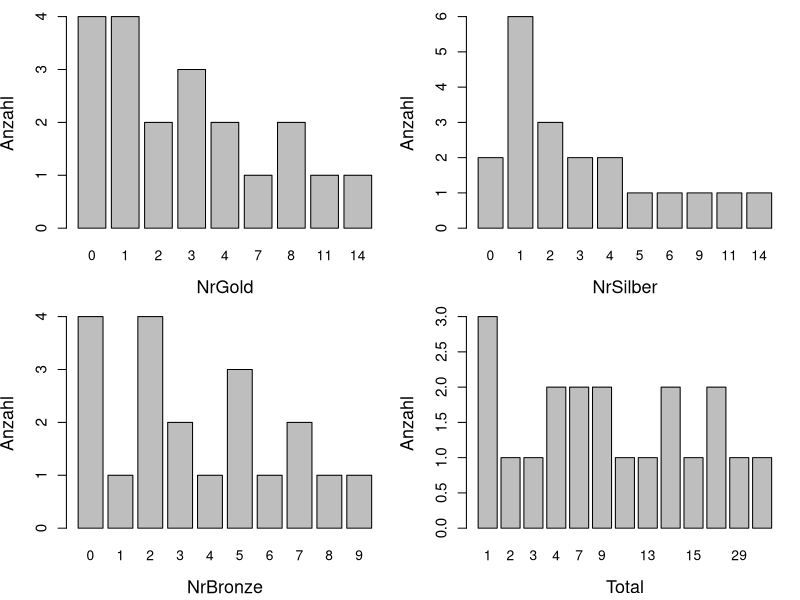
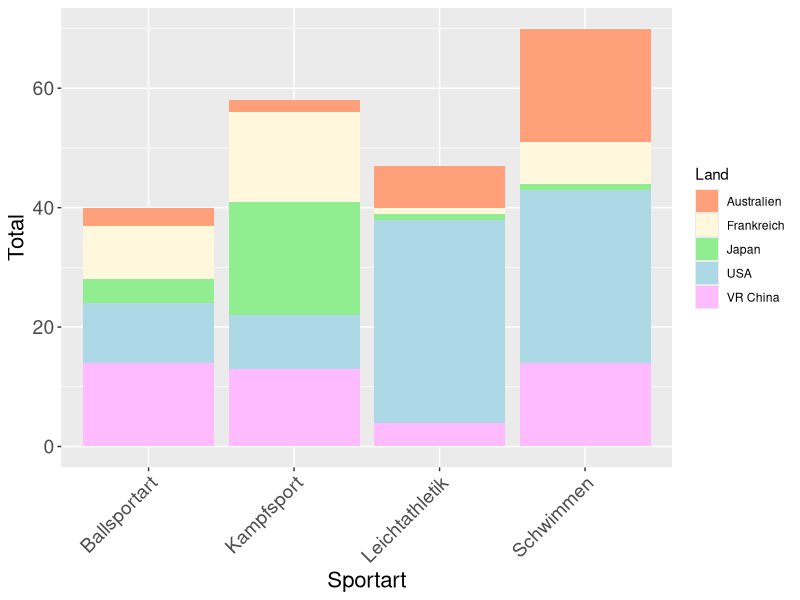
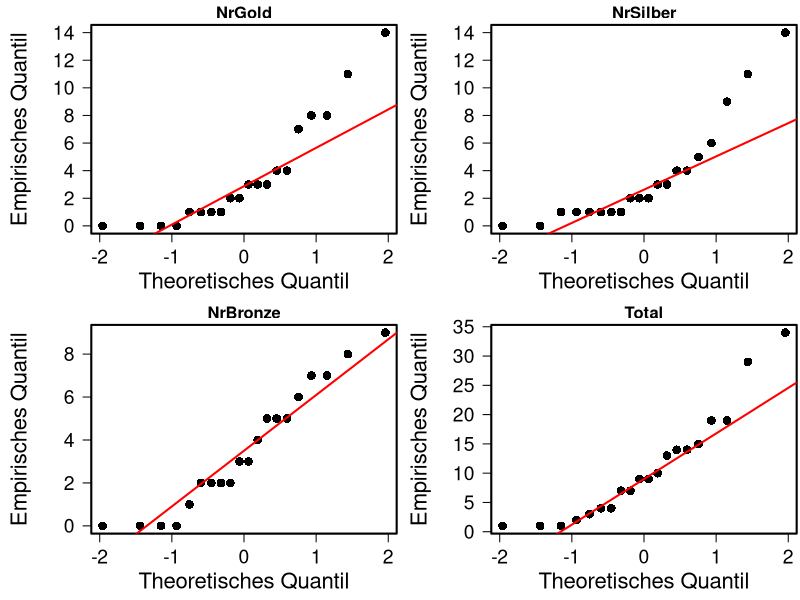

Here is the R script that generated these plots, in order:
library(readxl)
library(ggplot2)

ds <- read_xlsx("Medaillen.xlsx")
head(ds)
str(ds)

summary(ds)
#keine NA-Werte

attach(ds)
#Deskriptive Analyse
par(mar = c(4.2, 4, 1, 1), mfrow = c(2, 2))
barplot(table(NrGold), main = "", ylab = "Anzahl", xlab = "NrGold", 
        cex.axis = 1.1, cex.lab = 1.3) 
barplot(table(NrSilber), main = "", ylab = "Anzahl", xlab = "NrSilber",
        cex.axis = 1.1, cex.lab = 1.3)
barplot(table(NrBronze), main = "", ylab = "Anzahl", xlab = "NrBronze",
        cex.axis = 1.1, cex.lab = 1.3)
barplot(table(Total), main = "", ylab = "Anzahl", xlab = "Total",
        cex.axis = 1.1, cex.lab = 1.3)


#1
#Abhängigkeit zwischen der Sportart und dem Land bezüglich der Gesamtanzahl an Medaillen
ggplot(ds, aes(x = Sportart, y = Total, fill = Land)) +
  geom_bar(stat = "identity") + 
  scale_fill_manual(values = c("lightsalmon", "cornsilk", "lightgreen", "lightblue", "plum1")) + 
  theme(axis.text.x = element_text(angle = 45, hjust = 1, size = 14),  
        axis.text.y = element_text(size = 14),                        
        axis.title = element_text(size = 16))                         

##QQ-Plots
opar <- par (mar = c(4, 5.5, 1.5, 0.2), lwd = 2,
             cex = 1.4, las = 1, mfrow = c(2,2))
qqnorm(NrGold, pch = 16, main = "NrGold", xlab= "", ylab = "", cex = 1.4, cex.axis = 1.4
)
title (xlab = "Theoretisches Quantil", line = 2.5, cex.lab = 1.6)
title (ylab = "Empirisches Quantil", line = 3.7, cex.lab = 1.6)
qqline(NrGold, col = "red", lwd = 2)

qqnorm(NrSilber, pch = 16, main = "NrSilber", xlab= "", ylab = "", cex = 1.4, cex.axis = 1.4
)
title (xlab = "Theoretisches Quantil", line = 2.5, cex.lab = 1.6)
title (ylab = "Empirisches Quantil", line = 3.7, cex.lab = 1.6)
qqline(NrSilber, col = "red", lwd = 2)

qqnorm(NrBronze, pch = 16, main = "NrBronze", xlab= "", ylab = "", cex = 1.4, cex.axis = 1.4
)
title (xlab = "Theoretisches Quantil", line = 2.5, cex.lab = 1.6)
title (ylab = "Empirisches Quantil", line = 3.7, cex.lab = 1.6)
qqline(NrBronze, col = "red", lwd = 2)

qqnorm(Total, pch = 16, main = "Total", xlab= "", ylab = "", cex = 1.4, cex.axis = 1.4
)
title (xlab = "Theoretisches Quantil", line = 2.5, cex.lab = 1.6)
title (ylab = "Empirisches Quantil", line = 3.7, cex.lab = 1.6)
qqline(Total, col = "red", lwd = 2)


# Chi-Quadrat-Test
# Um zu prüfen, ob es eine statistisch signifikante Abhängigkeit 
# zwischen Land und Total gibt
chisq.test(table(Land, Total))

chisq.test(table(Sportart, Total))

# ANOVA-Modell, um die Effekte von Land und Sportart auf die Medaillenanzahl zu untersuchen
anova_modell <- aov(Total ~ Land + Sportart)
summary(anova_modell)
                  
